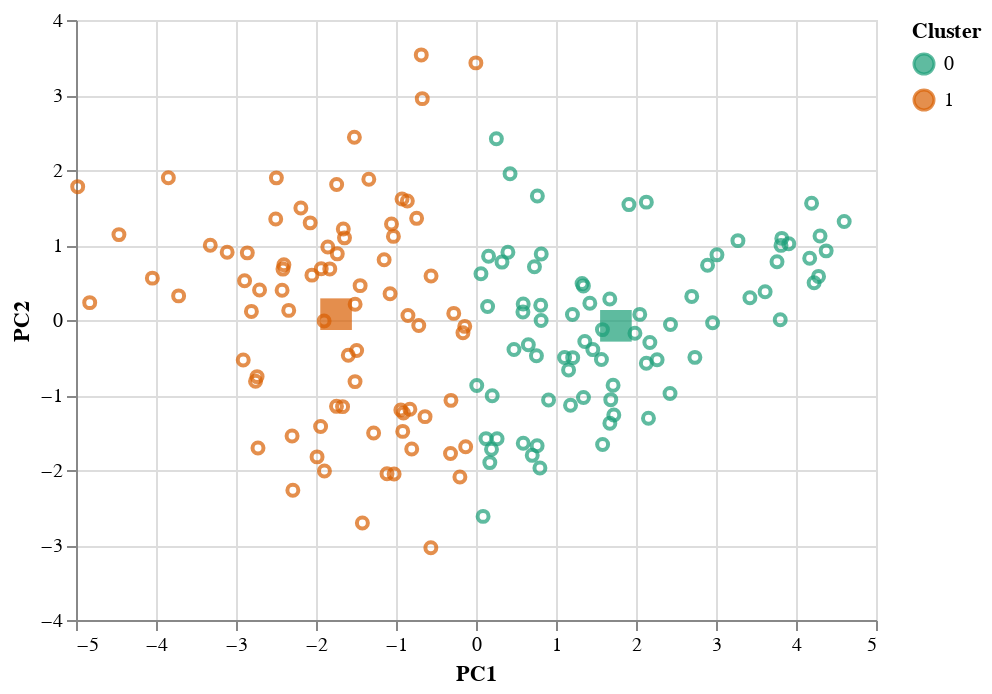

Here is the notebook cell this chart was saved with:
### Markdown cell above
We could also plot the actual centroids, as done below. Further analysis could include identifying those observations farthest or closest from the centroids.

### Code cell
plot_df = pca.scores.iloc[:, 0:2].copy()
plot_df['cluster'] = clust_labels

scatter = alt.Chart(plot_df).mark_point(opacity = 0.7).encode(
    x = alt.X('comp_0:Q', title = 'PC1'),
    y = alt.Y('comp_1:Q', title = 'PC2'),
    color = alt.Color('cluster:N', title = 'Cluster')
)

centers = pd.concat([pd.DataFrame(clust.cluster_centers_), pd.DataFrame({'cluster':[0, 1]})], axis = 1)
centers.columns.values[0:2] = ['x', 'y']

mark = alt.Chart(centers).mark_square(size = 250, opacity = 0.7).encode(
    x = 'x:Q',
    y = 'y:Q',
    color = alt.Color('cluster:N', scale = alt.Scale(scheme = 'dark2'))
)

scatter + mark

### Figure 1 — Vega-Lite specification as saved in the notebook (floating-point values rounded to 4 significant figures; data arrays with more than 128 entries replaced by an {"elided": "..."} marker saying what was removed)
{"config": {"view": {"continuousWidth": 400, "continuousHeight": 300}}, "layer": [{"data": {"name": "data-52acc7eb1c7f352cd59f3a0ad59990d1"}, "mark": {"type": "point", "opacity": 0.7}, "encoding": {"color": {"field": "cluster", "title": "Cluster", "type": "nominal"}, "x": {"field": "comp_0", "title": "PC1", "type": "quantitative"}, "y": {"field": "comp_1", "title": "PC2", "type": "quantitative"}}}, {"data": {"name": "data-a5f1bea2ccbc3a8c64a7c7adb82e0cde"}, "mark": {"type": "square", "opacity": 0.7, "size": 250}, "encoding": {"color": {"field": "cluster", "scale": {"scheme": "dark2"}, "type": "nominal"}, "x": {"field": "x", "type": "quantitative"}, "y": {"field": "y", "type": "quantitative"}}}], "$schema": "https://vega.github.io/schema/vega-lite/v4.17.0.json", "datasets": {"data-52acc7eb1c7f352cd59f3a0ad59990d1": {"elided": "156 records"}, "data-a5f1bea2ccbc3a8c64a7c7adb82e0cde": [{"x": 1.749, "y": -0.07761, "cluster": 0}, {"x": -1.749, "y": 0.07761, "cluster": 1}]}}
